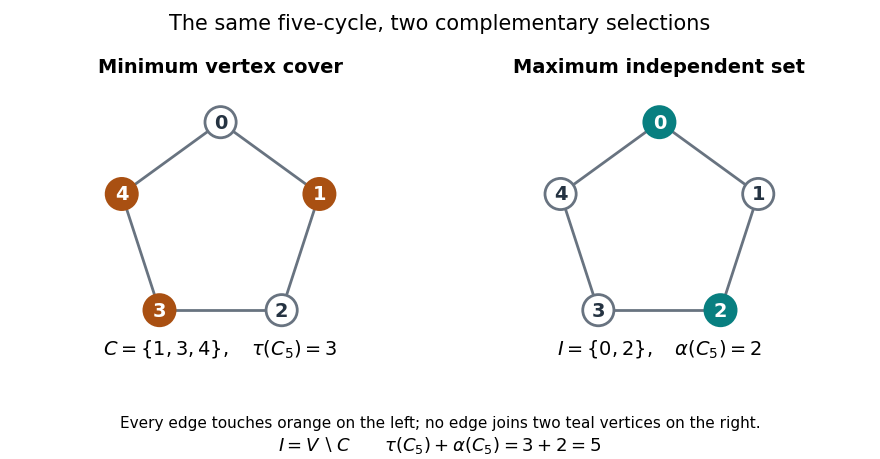

This chart was generated by the following Python code:
"""Draw complementary optimum sets on C5; write the PNG basename to CWD.

Tested with Python 3.14.4 and Matplotlib 3.10.7, as in pyproject.toml.
Run from _media: MPLCONFIGDIR=/tmp/codex-wiki-batch70-mpl python3 ../vertex-cover-independent-complement.py
"""
from math import cos, pi, sin
from pathlib import Path

import matplotlib

matplotlib.use("Agg")
import matplotlib.pyplot as plt
from matplotlib.patches import Circle


def main():
    vertices = range(5)
    edges = [(i, (i + 1) % 5) for i in vertices]
    positions = {i: (cos(pi / 2 - 2 * pi * i / 5),
                     sin(pi / 2 - 2 * pi * i / 5)) for i in vertices}
    cover, independent = {1, 3, 4}, {0, 2}
    assert cover.isdisjoint(independent) and cover | independent == set(vertices)
    assert all(u in cover or v in cover for u, v in edges)
    assert all(not (u in independent and v in independent) for u, v in edges)
    fig, axes = plt.subplots(1, 2, figsize=(8.8, 4.6), dpi=100, facecolor="white")
    panels = [(cover, "#a95012", "Minimum vertex cover", r"$C=\{1,3,4\},\quad\tau(C_5)=3$"),
              (independent, "#087f80", "Maximum independent set", r"$I=\{0,2\},\quad\alpha(C_5)=2$")]
    for ax, (selected, color, title, formula) in zip(axes, panels):
        for u, v in edges:
            ax.plot([positions[u][0], positions[v][0]],
                    [positions[u][1], positions[v][1]], color="#687380", lw=2, zorder=1)
        for v in vertices:
            chosen = v in selected
            ax.add_patch(Circle(positions[v], 0.15, facecolor=color if chosen else "white",
                                edgecolor=color if chosen else "#687380", lw=2, zorder=2))
            ax.text(*positions[v], str(v), ha="center", va="center", fontsize=14,
                    weight="bold", color="white" if chosen else "#253342", zorder=3)
        ax.set_title(title, fontsize=14, weight="bold", pad=14)
        ax.text(0, -1.23, formula, ha="center", fontsize=14)
        ax.set(xlim=(-1.3, 1.3), ylim=(-1.4, 1.3), aspect="equal")
        ax.axis("off")
    fig.suptitle("The same five-cycle, two complementary selections", fontsize=15, y=0.97)
    fig.text(0.5, 0.07, "Every edge touches orange on the left; no edge joins two teal vertices on the right.",
             ha="center", fontsize=11)
    fig.text(0.5, 0.02, r"$I=V\setminus C\qquad\tau(C_5)+\alpha(C_5)=3+2=5$", ha="center", fontsize=13)
    fig.subplots_adjust(top=0.80, bottom=0.19, left=0.03, right=0.97, wspace=0.13)
    fig.savefig(Path.cwd() / Path(__file__).with_suffix(".png").name,
                facecolor="white", transparent=False)
    plt.close(fig)


if __name__ == "__main__":
    main()
